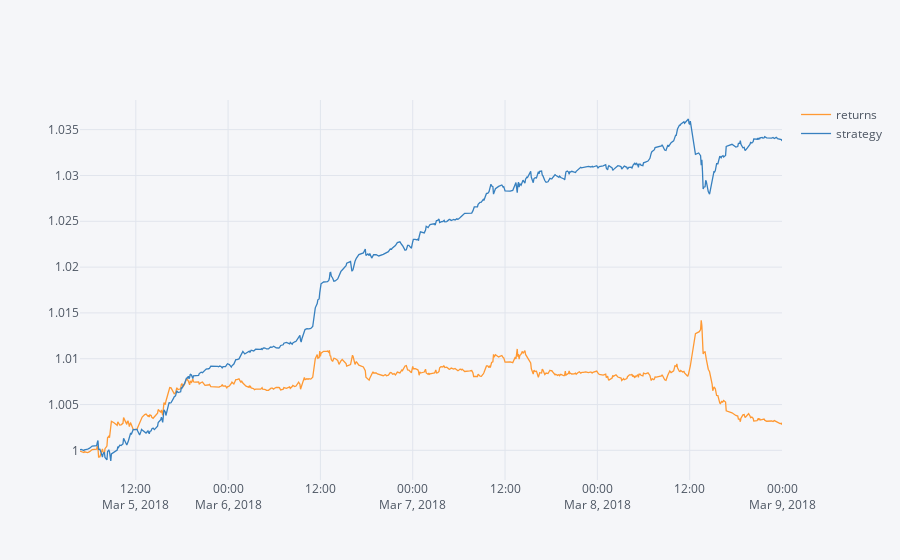

This figure's notebook cell:
### Code cell
# in-sample | unleveraged | no bid-ask spread or transaction costs
data.loc[train_x.index][['returns', 'strategy']].cumsum().apply(np.exp).iplot()

### Figure 1 — Plotly figure (JSON) as saved in the notebook; plotly's stock layout.template omitted (floating-point values rounded to 4 significant figures; data arrays with more than 128 entries replaced by an {"elided": "..."} marker saying what was removed)
{"data": [{"line": {"color": "rgba(255, 153, 51, 1.0)", "dash": "solid", "width": 1.3}, "mode": "lines", "name": "returns", "text": "", "type": "scatter", "x": {"elided": "549 str values"}, "y": {"elided": "549 float values"}}, {"line": {"color": "rgba(55, 128, 191, 1.0)", "dash": "solid", "width": 1.3}, "mode": "lines", "name": "strategy", "text": "", "type": "scatter", "x": {"elided": "549 str values"}, "y": {"elided": "549 float values"}}], "layout": {"legend": {"bgcolor": "#F5F6F9", "font": {"color": "#4D5663"}}, "paper_bgcolor": "#F5F6F9", "plot_bgcolor": "#F5F6F9", "titlefont": {"color": "#4D5663"}, "xaxis1": {"gridcolor": "#E1E5ED", "showgrid": true, "tickfont": {"color": "#4D5663"}, "title": "", "titlefont": {"color": "#4D5663"}, "zerolinecolor": "#E1E5ED"}, "yaxis1": {"gridcolor": "#E1E5ED", "showgrid": true, "tickfont": {"color": "#4D5663"}, "title": "", "titlefont": {"color": "#4D5663"}, "zerolinecolor": "#E1E5ED"}}}
